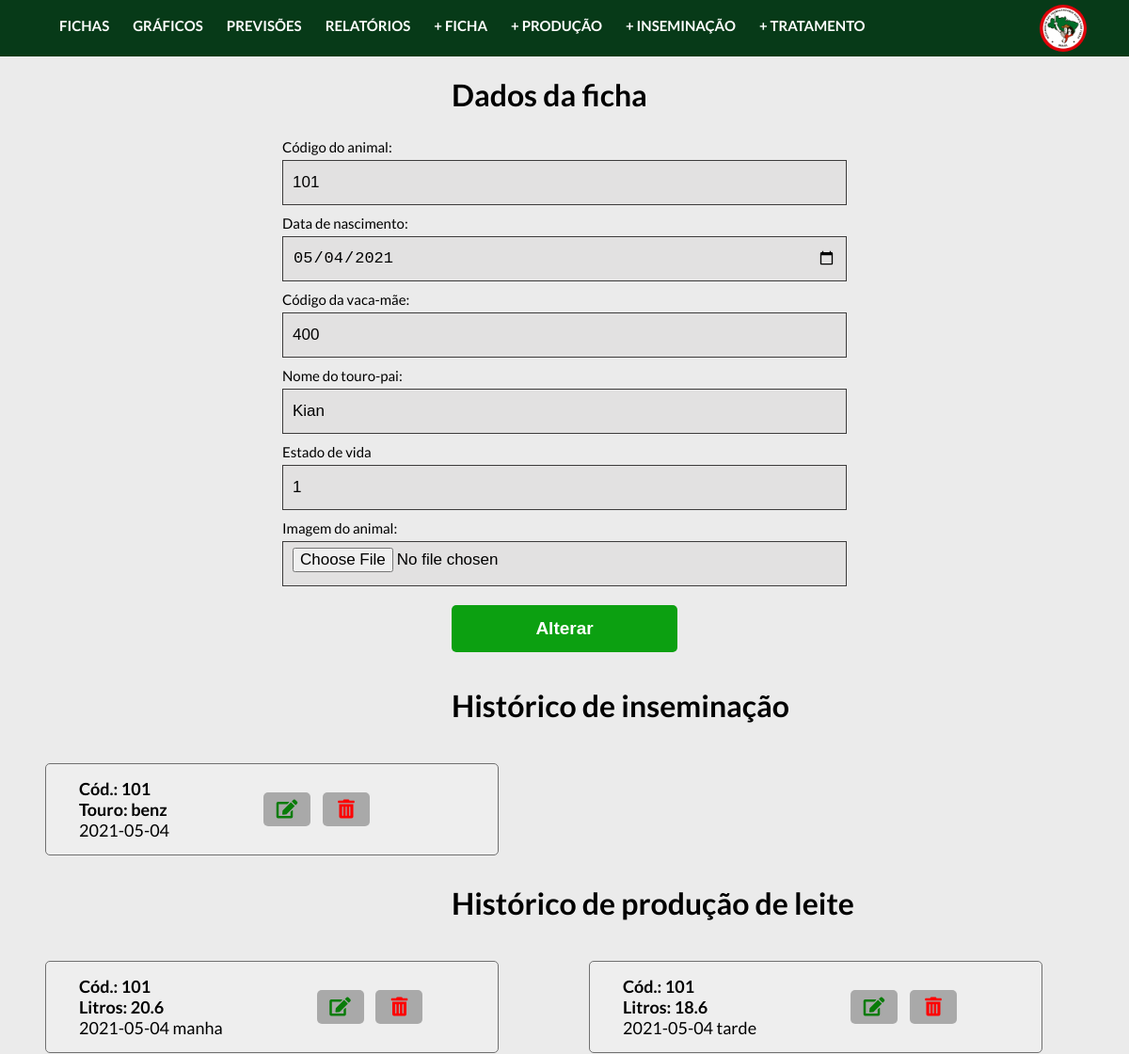
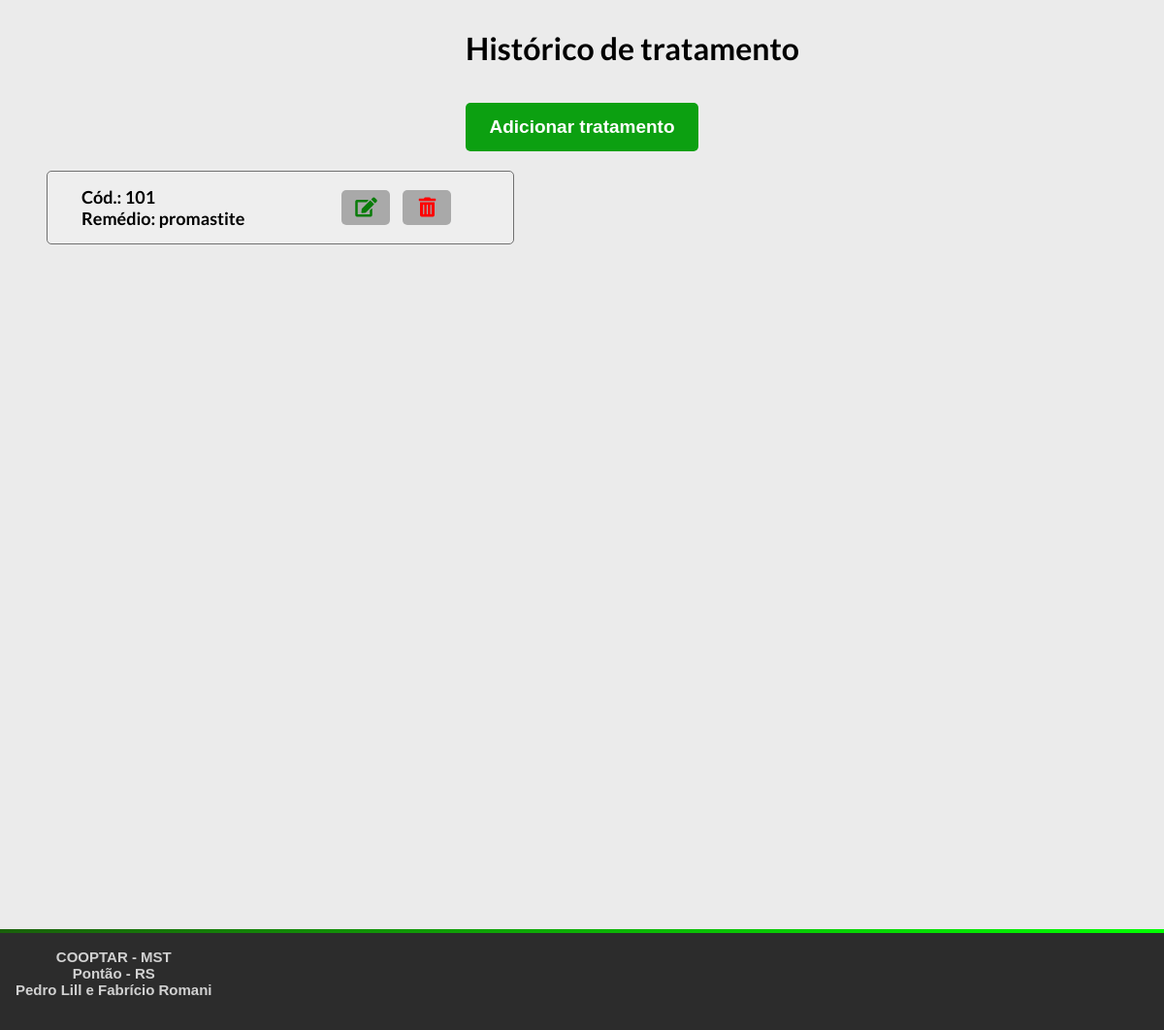
Page /controller/fichaController.php?acao=altera&codAnimal=101 on the committed database (2 pictures, top to bottom).
### tables this page shows
create table ficha(
  codAnimal INTEGER,
  dtNascimento DATE NOT NULL,
  codMae INTEGER NOT NULL,
  nomePai VARCHAR(30) NOT NULL,
  estadoVida INTEGER NOT NULL, 
  nomeImagem VARCHAR(30) NOT NULL,
  PRIMARY KEY (codAnimal)
);

create table inseminacao(
  codInseminacao INTEGER AUTO_INCREMENT PRIMARY KEY,
  codAnimal INTEGER,
  dtInseminacao DATE NOT NULL,
  touroInseminador VARCHAR(20) NOT NULL,
  inseminadorResponsavel VARCHAR(40) NOT NULL,
  retorno INTEGER,  
  obs TEXT,
  novaDtInseminacao DATE, 
   
   
  FOREIGN KEY (codAnimal) REFERENCES ficha(codAnimal)
);

create table producao(
  codProducao INTEGER AUTO_INCREMENT PRIMARY KEY,
  codAnimal INTEGER,
  dtColeta DATE NOT NULL,
  litros FLOAT NOT NULL,
  periodoDia VARCHAR(8) NOT NULL, 
  FOREIGN KEY (codAnimal) REFERENCES ficha(codAnimal)
);

create table tratamento(
  codTratamento INTEGER AUTO_INCREMENT PRIMARY KEY,
  codAnimal INTEGER,
  dtTratamento DATE NOT NULL,
  motivoTratamento VARCHAR(100) NOT NULL,
  nomeMedicamento VARCHAR(80) NOT NULL,
  quantidadeMedicamento INTEGER NOT NULL,
  responsavel VARCHAR(30) NOT NULL,
  obs TEXT,
  FOREIGN KEY (codAnimal) REFERENCES ficha(codAnimal)
);

### controller/classes/Conexao.php (called while the page is built)
<?php
    class Conexao{
        public static $conexao;
        public static function conecta(){
            if(!isset(self::$conexao)){
                try{
                    self::$conexao = new PDO("mysql:host=localhost; dbname=projetointegrado", "admcooptar", "12345");
                }
                catch(PDOException $e){
                    echo "Erro de conexão: ". $e->getMessage();
                    die();
                }
            }
            return self::$conexao;
        }
    }
?>

### controller/classes/FichaDAO.php (called while the page is built, shortened)
<?php
    require_once "Conexao.php";
    require_once "Ficha.php";
    class FichaDAO{
        public $conexao;
        public function __construct(){
            $this->conexao = Conexao::conecta();
        }
        public function buscar($codAnimal){
            try{
                $query = $this->conexao->prepare("select * from ficha where codAnimal=:c");
                $query->bindParam(":c", $codAnimal, PDO::PARAM_INT);
                $query->execute();
                $registros = $query->fetchAll(PDO::FETCH_CLASS, "Ficha");
                return $registros[0];
            }
            catch(PDOException $e){
                echo "Erro no acesso aos dados: ". $e->getMessage();
            }
        }
    }
?>

### controller/classes/Ficha.php (called while the page is built, shortened)
<?php
    class Ficha{
        private $codAnimal;
        private $dtNascimento;
        private $codMae;
        private $nomePai;
        private $estadoVida;
        private $nomeImagem;
        public function getCodAnimal(){
            return $this->codAnimal;
        }
        public function getDtNascimento(){
            return $this->dtNascimento;
        }
        public function getCodMae(){
            return $this->codMae;
        }
        public function getNomePai(){
            return $this->nomePai;
        }
        public function getEstadoVida(){
            return $this->estadoVida;
        }
        public function getNomeImagem(){
            return $this->nomeImagem;
        }
    }
?>

### controller/classes/inseminacaoDAO.php (called while the page is built, shortened)
<?php
    require_once "Conexao.php";
    require_once "inseminacao.php";
    class InseminacaoDAO{
        public $conexao;
        public function __construct(){
            $this->conexao = Conexao::conecta();
        }
        public function buscaLista($codAnimal){
            try{
                $query = $this->conexao->prepare("select * from inseminacao where codAnimal = :c");
                $query->bindParam(":c", $codAnimal, PDO::PARAM_INT);
                $query->execute();
                $registros = $query->fetchAll(PDO::FETCH_CLASS, "Inseminacao");
                return $registros;
            }
            catch(PDOException $e){
                echo "Erro no acesso aos dados: ". $e->getMessage();
            }
        }
    }
?>

### controller/classes/inseminacao.php (called while the page is built, shortened)
<?php
    class Inseminacao{
        private $codInseminacao;
        private $codAnimal;
        private $dtInseminacao;
        private $touroInseminador;
        public function getCodInseminacao(){
            return $this->codInseminacao;
        }
        public function getCodAnimal(){
            return $this->codAnimal;
        }
        public function getDtInseminacao(){
            return $this->dtInseminacao;
        }
        public function getTouroInseminador(){
            return $this->touroInseminador;
        }
    }
?>

### controller/classes/ProducaoDAO.php (called while the page is built, shortened)
<?php
    require_once "Conexao.php";
    require_once "Producao.php";
    class ProducaoDAO{
        public $conexao;
        public function __construct(){
            $this->conexao = Conexao::conecta();
        }
        public function buscaLista($codAnimal){
            try{
                $query = $this->conexao->prepare("select * from producao where codAnimal = :c");
                $query->bindParam(":c", $codAnimal, PDO::PARAM_INT);
                $query->execute();
                $registros = $query->fetchAll(PDO::FETCH_CLASS, "Producao");
                return $registros;
            }
            catch(PDOException $e){
                echo "Erro no acesso aos dados: ". $e->getMessage();
            }
        }
    }
?>

### controller/classes/Producao.php (called while the page is built, shortened)
<?php
    class Producao{
        private $codProducao;
        private $codAnimal;
        private $dtColeta;
        private $litros;
        private $periodoDia;
        public function getCodProducao(){
            return $this->codProducao;
        }
        public function getCodAnimal(){
            return $this->codAnimal;
        }
        public function getDtColeta(){
            return $this->dtColeta;
        }
        public function getLitros(){
            return $this->litros;
        }
        public function getPeriodoDia(){
            return $this->periodoDia;
        }
    }
?>

### controller/classes/TratamentoDAo.php (called while the page is built, shortened)
<?php
    require_once "Conexao.php";
    require_once "Tratamento.php";
    class TratamentoDAO{
        public $conexao;
        public function __construct(){
            $this->conexao = Conexao::conecta();
        }
        public function buscaLista($codAnimal){
            try{
                $query = $this->conexao->prepare("select * from tratamento where codAnimal = :c");
                $query->bindParam(":c", $codAnimal, PDO::PARAM_INT);
                $query->execute();
                $registros = $query->fetchAll(PDO::FETCH_CLASS, "Tratamento");
                return $registros;
            }
            catch(PDOException $e){
                echo "Erro no acesso aos dados: ". $e->getMessage();
            }
        }
    }
?>

### controller/classes/Tratamento.php (called while the page is built, shortened)
<?php
    class Tratamento{
        private $codTratamento ;
        private $codAnimal;
        private $nomeMedicamento;
        public function getCodTratamento (){
            return $this->codTratamento ;
        }
        public function getCodAnimal(){
            return $this->codAnimal;
        }
        public function getNomeMedicamento(){
            return $this->nomeMedicamento;
        }
    }
?>

### controller/views/listaProducao.php (the view, shortened to what this page needs)
<!DOCTYPE html>
<html lang="pt-br">
<head>
  <link href="../css/style.css" rel="stylesheet">
  <link href="../css/adicionar-ficha.css" rel="stylesheet">
  <link href="../css/lista-fichas.css" rel="stylesheet">
</head>
<body>
<div class="lista_fichas">
      <h1>Histórico de produção de leite</h1>
        <?php
        require_once "../controller/classes/ProducaoDAO.php";
        $obj = new ProducaoDAO();
        $lista = $obj->buscaLista($codAnimal);
        if(count($lista) == 0){
            echo "Nenhuma ficha encontrada.";
        }else{
            foreach ($lista as $producao){
        ?>
        <div class="ficha-historico">
            <div class="label">
                <div class="ficha_descricao">
                <strong>Cód.: <?=$producao->getCodAnimal()?> </strong>
                <strong>Litros: <?=$producao->getLitros()?> </strong>
                <?=$producao->getDtColeta()?>  <?=$producao->getPeriodoDia()?>
                </div>
                <div>
                  <button name="altera" class="button-edit" onclick="window.location.href='producaoController.php?acao=altera&codProducao=<?=$producao->getCodProducao() ?>'"><i class="fa fa-edit fa-1x"></i></button>
                  <button name="exclui" class="button-delete" onclick=""><i class="fa fa-trash-alt fa-1x"></i></button>
                </div>
            </div>
        </div>
    <?php
        }
      }
    ?>
  </div>
</body>

### controller/views/alteraFicha.php (shortened to what this page needs)
<main>
    <?php
    $codAnimal = isset($_POST['field_codAnimal']) ? $_POST['field_codAnimal'] : $ficha->getCodAnimal();
    $dtNascimento = isset($_POST['field_dtNascimento']) ? $_POST['field_dtNascimento'] : $ficha->getDtNascimento();
    $codMae = isset($_POST['field_codMae']) ? $_POST['field_codMae'] : $ficha->getCodMae();
    $nomePai = isset($_POST['field_nomePai']) ? $_POST['field_nomePai'] : $ficha->getNomePai();
    $estadoVida = isset($_POST['field_estadoVida']) ? $_POST['field_estadoVida'] : $ficha->getEstadoVida();
    $nomeImagem = isset($_FILES['field_imagem']['name'])?($_FILES['field_imagem']['name']) : $ficha->getNomeImagem();
    ?>
    <?php require_once("../includes/header.php");?>
    <form action="" method="post" enctype="multipart/form-data">
      <div class="container-ficha">
        <h1>Dados da ficha </h1>
        <div>
          <label class="label-cadastra" for="id_codAnimal">Código do animal: </label>
          <input type="number" name="field_codAnimal" id="id_codAnimal" autofocus value="<?=$codAnimal ?>" required>
        </div>
        <div>
          <label class="label-cadastra" for="id_dtNascimento">Data de nascimento: </label>
          <input type="date" name="field_dtNascimento" maxlength="100" id="id_dtNascimento" value="<?=$dtNascimento?>" required>
        </div>
        <div>
          <label class="label-cadastra" for="id_codMae">Código da vaca-mãe: </label>
          <input type="number" name="field_codMae" maxlength="100" id="id_codMae" value="<?=$codMae?>" required>
        </div>
        <div>
          <label class="label-cadastra" for="id_nomePai">Nome do touro-pai: </label>
          <input type="text" name="field_nomePai" maxlength="50" id="id_nomePai" value="<?=$nomePai?>" required>
        </div>
        <div>
          <label class="label-cadastra" for="id_estadoVida">Estado de vida </label>
          <input type="number" name="field_estadoVida" maxlength="50" id="id_estadoVida" value="<?=$estadoVida?>" required>
        </div>
        <div>
          <label class="label-cadastra" for="id_nomeImagem">Imagem do animal: </label>
          <input type="file" name="field_imagem" id="id_imagem" maxlength="50" id="id_nomeImagem" autofocus value="<?=$nomeImagem?>" required>
        </div>
        <button name="altera" class="button-form" type="submit">Alterar</button>
      </div>
    </form>
    <?php include("listaInseminacao.php");?>
    <?php include("listaProducao.php");?>
    <?php include("listaTratamento.php");?>
  <?php require_once("../includes/footer.php");?>
</main>

### controller/views/listaInseminacao.php (shortened to what this page needs)
<!DOCTYPE html>
<html lang="pt-br">
<head>
  <link href="../css/style.css" rel="stylesheet">
  <link href="../css/adicionar-ficha.css" rel="stylesheet">
  <link href="../css/lista-fichas.css" rel="stylesheet">
</head>
<body>
<div class="lista_fichas">
      <h1>Histórico de inseminação</h1>
      <?php
        require_once "../controller/classes/inseminacaoDAO.php";
        $obj = new inseminacaoDAO();
        $lista = $obj->buscaLista($codAnimal);
        if(count($lista) == 0){
            echo "Nenhuma ficha encontrada.";
        }else{
            foreach ($lista as $inseminacao){
        ?>
        <div class="ficha-historico">
            <div class="label">
                <div class="ficha_descricao">
                <strong>Cód.: <?=$inseminacao->getCodAnimal()?> </strong>
                <strong>Touro: <?=$inseminacao->getTouroInseminador()?> </strong>
                <?=$inseminacao->getDtInseminacao()?>
              </div>
              <div>
                <button name="altera" class="button-edit" onclick="window.location.href='inseminacaoController.php?acao=altera&codInseminacao=<?=$inseminacao->getCodInseminacao() ?>'"><i class="fa fa-edit fa-1x"></i></button>
                <button name="exclui" class="button-delete" onclick=""><i class="fa fa-trash-alt fa-1x"></i></button>
              </div>
            </div>
        </div>
    <?php
        }
      }
    ?>
  </div>
</body>

### controller/views/listaTratamento.php (shortened to what this page needs)
<!DOCTYPE html>
<html lang="pt-br">
<head>
  <link href="../css/style.css" rel="stylesheet">
  <link href="../css/adicionar-ficha.css" rel="stylesheet">
  <link href="../css/lista-fichas.css" rel="stylesheet">
</head>
<body>
<div class="lista_fichas">
  <h1>Histórico de tratamento</h1>
  <button class="button-form" onclick="window.location.href='tratamentoController.php?acao=adiciona'">Adicionar tratamento</button>
    <?php
    require_once "../controller/classes/TratamentoDAO.php";
    $obj = new TratamentoDAO();
    $lista = $obj->buscaLista($codAnimal);
    if(count($lista) == 0){
        echo "Nenhuma ficha encontrada.";
    }else{
        foreach ($lista as $tratamento){
    ?>
      <div class="ficha-historico">
        <div class="label">
          <div class="ficha_descricao">
          <strong>Cód.: <?=$tratamento->getCodAnimal()?> </strong>
          <strong>Remédio: <?=$tratamento->getNomeMedicamento()?> </strong>
          </div>
          <div>
            <button name="altera" class="button-edit" onclick="window.location.href='tratamentoController.php?acao=altera&codTratamento=<?=$tratamento->getCodTratamento() ?>'"><i class="fa fa-edit fa-1x"></i></button>
            <button name="exclui" class="button-delete" onclick=""><i class="fa fa-trash-alt fa-1x"></i></button>
          </div>
        </div>
      </div>
    <?php
        }
      }
    ?>
  </div>
</body>

### css/style.css (style rules this page uses)
:root { --primary-color: #073a18; }
body { font-family: 'Lato', sans-serif; margin: 0; transition: transform 0.3s; background-color: #ebebeb; }
button, input[type='submit'] { border: 0; border-radius: 5px; color: #fff; cursor: pointer; padding: 8px 12px; }
h1 { margin-left:40%; }

### css/adicionar-ficha.css (style rules this page uses)
input[type=text], input[type=date], input[type=checkbox], input[type=file], input[type=number], select { background-color: #e2e1e1; width: 50%; padding: 6px 10px; margin: 5px 0 5px 25%; display: inline-block; border: 0.5px solid #3c3b3b; box-sizing: border-box; font-size: 17px; }
.label-cadastra { width: 50%; margin: 5px 0 0px 25%; display: inline-block; box-sizing: border-box; font-size: 15px; }
.button-form { background-color: #0ca011; color: white; padding: 14px 20px; margin: 15px 0 0 40%; border: none; cursor: pointer; width: 20%; font-size: 19px; font-weight: bold; }

### css/lista-fichas.css (style rules this page uses)
.lista_fichas { display: flex; flex-direction: row; justify-content: flex-start; flex-wrap: wrap; margin-top: 10px; }
.ficha-historico { cursor: pointer; width: 40vw; font-size: 15px; background-color: #eeeeee; border: 1px solid #707070; margin: 20px 4vw 0 4vw; border-radius: 5px; transition: 0.3s; }
.ficha-historico .label { display: flex; margin: 15px; align-items: center; }
.ficha_descricao { margin-left: 20px; font-size: 18px; display: flex; flex-direction: column; }
.button-delete { background-color: #4d4d4d6e; color: #ff0000; font-size: 20px; width: 50px; margin-left: 10px; }
.button-edit { background-color: #4d4d4d6e; color: #097c09; font-size: 20px; width: 50px; margin-left: 100px; }

### css/relatorios.css (style rules this page uses)
input { border:solid 2px rgba(53, 53, 53, 0.8); height:6vh; width:5vw; background-color:transparent; }

### rows in the picture
ficha: field_codAnimal "101", field_dtNascimento "05/04/2021", field_codMae "400", field_nomePai "Kian", field_estadoVida "1"
inseminacao: codAnimal "101", touroInseminador "benz", dtInseminacao "2021-05-04"
producao: codAnimal "101", litros "20.6", dtColeta "2021-05-04", periodoDia "manha"
producao: codAnimal "101", litros "18.6", dtColeta "2021-05-04", periodoDia "tarde"
tratamento: codAnimal "101", nomeMedicamento "promastite"
